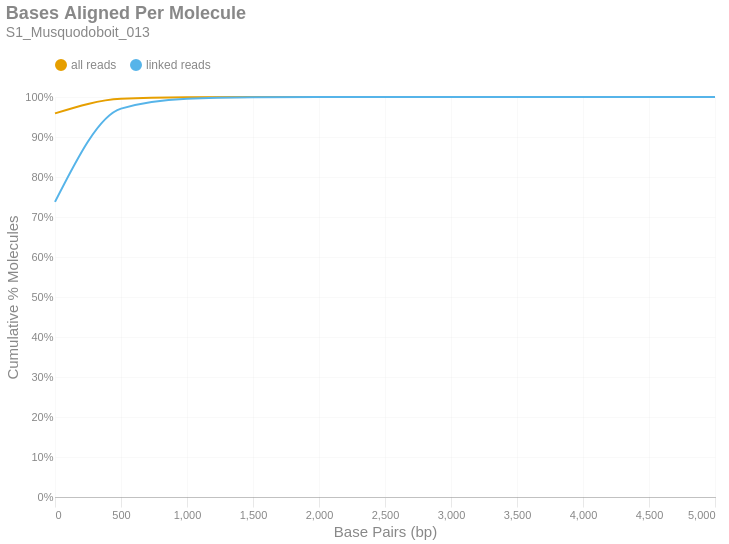

Here is the notebook cell this chart was saved with:
### Markdown cell above
### Bases Aligned Per Molecule
This is a cumulative frequency distribution showing the number of base pairs aligned per unique molecule. These data are shown in 500 bp bins. There are two distributions: one with `all reads` (yellow) and another with only `linked reads` (blue). The percent of molecules in the `linked reads` distribution is relative to the total number of linked molecules.

### Code cell
if SKIPLR:
    print_html(f"Skipped")
else:
    binned_df = consolidated_hist(valids['aligned_bp'], mask, 500, True)
    with SafeRender(binned_df):
        (
            density_plot(binned_df, 'Bases Aligned Per Molecule', samplename, 'basesper')
            .encode(
                x=alt.X('bin:Q', title="Base Pairs (bp)").axis(tickMinStep=500).scale(padding=0),
                y=alt.Y('value:Q', title='Cumulative % Molecules')
                    .axis(format='%')
                    .scale(domain = [0,1])
                    .stack(False),
                color=alt.Color("key:N").scale(domain = ["all reads", "linked reads"]),
                tooltip = [
                    alt.Tooltip("key:N", title = "Data Type"),
                    alt.Tooltip("range_label:N", title="Bases Aligned Per Molecule"),
                    alt.Tooltip("value:Q", format = ".2%", title="% Molecules (Cum.)")
                ]
            )
        ).display()

### Figure 1 — Vega-Lite specification as saved in the notebook (floating-point values rounded to 4 significant figures)
{"width": "container", "height": 400, "config": {"title": {"anchor": "start", "dy": -15, "fontSize": 18, "color": "#888888", "subtitleColor": "#888888", "subtitleFontSize": 14}, "arc": {"fill": "#0072B2"}, "axis": {"domainColor": "#888888", "domainWidth": 0.5, "gridWidth": 0.2, "grid": false, "titleFontWeight": 400, "titleFontSize": 15, "labelFontSize": 11, "labelColor": "#888888", "tickColor": "#888888", "tickWidth": 0.2, "titleColor": "#888888"}, "axisBand": {"grid": false}, "axisX": {"grid": true, "tickSize": 10, "domainCap": "round"}, "axisY": {"domain": false, "grid": true, "tickSize": 0, "domainCap": "round"}, "background": "transparent", "header": {"labelFontSize": 15, "labelColor": "#888888", "titleFontSize": 15, "titleFontWeight": 600, "titleColor": "#888888"}, "legend": {"labelFont": "sans-serif", "labelFontSize": 12, "labelColor": "#888888", "symbolSize": 100, "symbolType": "circle", "titleFontSize": 12, "titlePadding": 10, "titleColor": "#888888", "title": null, "orient": "top"}, "range": {"category": ["#E69F00", "#56B4E9", "#009E73", "#F0E442", "#0072B2", "#D55E00", "#CC79A7", "#000000"], "diverging": ["#cfe8f3", "#a2d4ec", "#73bfe2", "#46abdb", "#1696d2", "#12719e"]}, "area": {"fill": "#0072B2", "fillOpacity": 0.7, "line": true, "strokeOpacity": 0.7}, "line": {"color": "#0072B2", "stroke": "#0072B2", "strokeWidth": 2}, "trail": {"color": "#0072B2", "stroke": "#0072B2", "strokeWidth": 0, "size": 1}, "point": {"filled": true, "fillOpacity": 1.0, "size": 95}, "text": {"color": "#888888", "fontSize": 11, "align": "right", "fontWeight": 400, "size": 11}, "bar": {"fill": "#0072B2", "stroke": null}, "view": {"stroke": null, "continuousWidth": 660, "continuousHeight": 400}}, "data": {"name": "data-bd5a772281755a62af8fec3ebcd5ace4"}, "mark": {"type": "line", "interpolate": "monotone", "point": {"opacity": 0, "size": 275}}, "encoding": {"color": {"field": "key", "scale": {"domain": ["all reads", "linked reads"]}, "type": "nominal"}, "tooltip": [{"field": "key", "title": "Data Type", "type": "nominal"}, {"field": "range_label", "title": "Bases Aligned Per Molecule", "type": "nominal"}, {"field": "value", "format": ".2%", "title": "% Molecules (Cum.)", "type": "quantitative"}], "x": {"axis": {"tickMinStep": 500}, "field": "bin", "scale": {"padding": 0}, "title": "Base Pairs (bp)", "type": "quantitative"}, "y": {"axis": {"format": "%"}, "field": "value", "scale": {"domain": [0, 1]}, "stack": false, "title": "Cumulative % Molecules", "type": "quantitative"}}, "params": [{"name": "param_c36ac31b6afebe62", "select": {"type": "point", "fields": ["key"]}, "bind": "legend"}], "title": {"text": "Bases Aligned Per Molecule", "subtitle": "S1_Musquodoboit_013"}, "transform": [{"fold": ["all reads (cumsum)", "linked reads (cumsum)"]}, {"calculate": "replace(datum.key, ' (cumsum)', '')", "as": "key"}, {"filter": {"param": "param_c36ac31b6afebe62"}}], "usermeta": {"embedOptions": {"downloadFileName": "S1_Musquodoboit_013.basesper"}}, "$schema": "https://vega.github.io/schema/vega-lite/v6.1.0.json", "datasets": {"data-bd5a772281755a62af8fec3ebcd5ace4": [{"bin": "0.0", "interval": "0.0-500.0", "all reads": 0.9592, "linked reads": 0.7378, "all reads (cumsum)": 0.9592, "linked reads (cumsum)": 0.7378, "range_label": "0-499"}, {"bin": "500.0", "interval": "500.0-1000.0", "all reads": 0.03636, "linked reads": 0.2332, "all reads (cumsum)": 0.9955, "linked reads (cumsum)": 0.971, "range_label": "500-999"}, {"bin": "1000.0", "interval": "1000.0-1500.0", "all reads": 0.003818, "linked reads": 0.02476, "all reads (cumsum)": 0.9994, "linked reads (cumsum)": 0.9958, "range_label": "1000-1499"}, {"bin": "1500.0", "interval": "1500.0-2000.0", "all reads": 0.0005417, "linked reads": 0.003518, "all reads (cumsum)": 0.9999, "linked reads (cumsum)": 0.9993, "range_label": "1500-1999"}, {"bin": "2000.0", "interval": "2000.0-2500.0", "all reads": 8.715e-05, "linked reads": 0.0005664, "all reads (cumsum)": 1.0, "linked reads (cumsum)": 0.9999, "range_label": "2000-2499"}, {"bin": "2500.0", "interval": "2500.0-3000.0", "all reads": 1.479e-05, "linked reads": 9.615e-05, "all reads (cumsum)": 1.0, "linked reads (cumsum)": 1.0, "range_label": "2500-2999"}, {"bin": "3000.0", "interval": "3000.0-3500.0", "all reads": 2.894e-06, "linked reads": 1.881e-05, "all reads (cumsum)": 1.0, "linked reads (cumsum)": 1.0, "range_label": "3000-3499"}, {"bin": "3500.0", "interval": "3500.0-4000.0", "all reads": 1.286e-06, "linked reads": 8.361e-06, "all reads (cumsum)": 1.0, "linked reads (cumsum)": 1.0, "range_label": "3500-3999"}, {"bin": "4000.0", "interval": "4000.0-4500.0", "all reads": 4.824e-07, "linked reads": 3.135e-06, "all reads (cumsum)": 1.0, "linked reads (cumsum)": 1.0, "range_label": "4000-4499"}, {"bin": "4500.0", "interval": "4500.0-5000.0", "all reads": 0.0, "linked reads": 0.0, "all reads (cumsum)": 1.0, "linked reads (cumsum)": 1.0, "range_label": "4500-4999"}, {"bin": "5000.0", "interval": "5000.0-5500.0", "all reads": 3.216e-07, "linked reads": 2.09e-06, "all reads (cumsum)": 1.0, "linked reads (cumsum)": 1.0, "range_label": "5000-5499"}]}}
